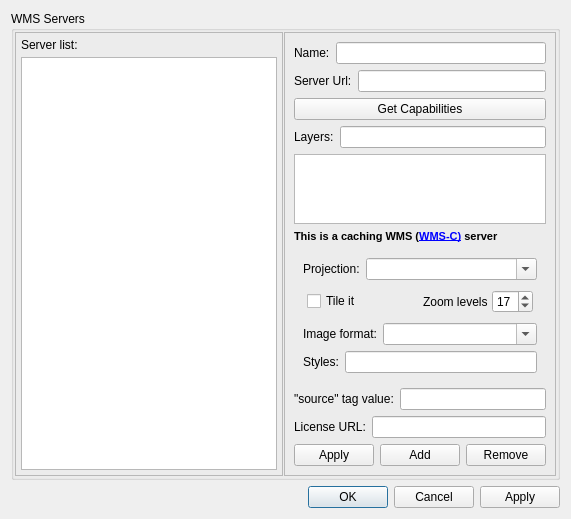
<?xml version="1.0" encoding="UTF-8"?>
<ui version="4.0">
 <class>WMSPreferencesDialog</class>
 <widget class="QDialog" name="WMSPreferencesDialog">
  <property name="geometry">
   <rect>
    <x>0</x>
    <y>0</y>
    <width>550</width>
    <height>507</height>
   </rect>
  </property>
  <property name="windowTitle">
   <string>WMS servers setup</string>
  </property>
  <layout class="QVBoxLayout">
   <item>
    <widget class="QGroupBox" name="grpWmsServers">
     <property name="title">
      <string>WMS Servers</string>
     </property>
     <layout class="QHBoxLayout">
      <property name="spacing">
       <number>1</number>
      </property>
      <property name="margin">
       <number>1</number>
      </property>
      <item>
       <widget class="QFrame" name="frame_2">
        <property name="frameShape">
         <enum>QFrame::StyledPanel</enum>
        </property>
        <property name="frameShadow">
         <enum>QFrame::Raised</enum>
        </property>
        <layout class="QVBoxLayout">
         <property name="spacing">
          <number>5</number>
         </property>
         <property name="margin">
          <number>5</number>
         </property>
         <item>
          <widget class="QLabel" name="label_10">
           <property name="text">
            <string>Server list:</string>
           </property>
          </widget>
         </item>
         <item>
          <widget class="QListWidget" name="lvWmsServers">
           <property name="sizePolicy">
            <sizepolicy hsizetype="Minimum" vsizetype="Expanding">
             <horstretch>0</horstretch>
             <verstretch>0</verstretch>
            </sizepolicy>
           </property>
          </widget>
         </item>
        </layout>
       </widget>
      </item>
      <item>
       <widget class="QFrame" name="frame">
        <property name="frameShape">
         <enum>QFrame::StyledPanel</enum>
        </property>
        <property name="frameShadow">
         <enum>QFrame::Raised</enum>
        </property>
        <layout class="QVBoxLayout" name="verticalLayout_2">
         <item>
          <layout class="QHBoxLayout" name="horizontalLayout_3">
           <item>
            <widget class="QLabel" name="label_11">
             <property name="text">
              <string>Name:</string>
             </property>
            </widget>
           </item>
           <item>
            <widget class="QLineEdit" name="edWmsName">
             <property name="minimumSize">
              <size>
               <width>100</width>
               <height>0</height>
              </size>
             </property>
            </widget>
           </item>
          </layout>
         </item>
         <item>
          <layout class="QHBoxLayout" name="horizontalLayout_4">
           <item>
            <widget class="QLabel" name="label_5">
             <property name="text">
              <string>Server Url:</string>
             </property>
            </widget>
           </item>
           <item>
            <widget class="QLineEdit" name="edWmsUrl"/>
           </item>
          </layout>
         </item>
         <item>
          <widget class="QPushButton" name="btShowCapabilities">
           <property name="text">
            <string>Get Capabilities</string>
           </property>
          </widget>
         </item>
         <item>
          <layout class="QHBoxLayout" name="horizontalLayout_5">
           <item>
            <widget class="QLabel" name="label_7">
             <property name="text">
              <string>Layers:</string>
             </property>
            </widget>
           </item>
           <item>
            <widget class="QLineEdit" name="edWmsLayers"/>
           </item>
          </layout>
         </item>
         <item>
          <widget class="QTreeWidget" name="tvWmsLayers">
           <property name="headerHidden">
            <bool>true</bool>
           </property>
           <column>
            <property name="text">
             <string>1</string>
            </property>
           </column>
          </widget>
         </item>
         <item>
          <widget class="QLabel" name="lblWMSC">
           <property name="text">
            <string>&lt;!DOCTYPE HTML PUBLIC &quot;-//W3C//DTD HTML 4.0//EN&quot; &quot;http://www.w3.org/TR/REC-html40/strict.dtd&quot;&gt;
&lt;html&gt;&lt;head&gt;&lt;meta name=&quot;qrichtext&quot; content=&quot;1&quot; /&gt;&lt;style type=&quot;text/css&quot;&gt;
p, li { white-space: pre-wrap; }
&lt;/style&gt;&lt;/head&gt;&lt;body style=&quot; font-family:'MS Shell Dlg 2'; font-size:8.25pt; font-weight:400; font-style:normal;&quot;&gt;
&lt;p style=&quot; margin-top:0px; margin-bottom:0px; margin-left:0px; margin-right:0px; -qt-block-indent:0; text-indent:0px;&quot;&gt;&lt;span style=&quot; font-weight:600;&quot;&gt;This is a caching WMS (&lt;/span&gt;&lt;a href=&quot;http://wiki.openstreetmap.org/wiki/Merkaartor/Documentation#WMS-C_Servers&quot;&gt;&lt;span style=&quot; font-weight:600; text-decoration: underline; color:#0000ff;&quot;&gt;WMS-C)&lt;/span&gt;&lt;/a&gt;&lt;span style=&quot; font-weight:600;&quot;&gt; server&lt;/span&gt;&lt;/p&gt;&lt;/body&gt;&lt;/html&gt;</string>
           </property>
           <property name="openExternalLinks">
            <bool>true</bool>
           </property>
          </widget>
         </item>
         <item>
          <widget class="QFrame" name="frWmsSettings">
           <layout class="QVBoxLayout" name="verticalLayout">
            <item>
             <layout class="QHBoxLayout" name="horizontalLayout_6">
              <item>
               <widget class="QLabel" name="label_8">
                <property name="text">
                 <string>Projection:</string>
                </property>
               </widget>
              </item>
              <item>
               <widget class="QComboBox" name="cbWmsProj">
                <property name="sizePolicy">
                 <sizepolicy hsizetype="MinimumExpanding" vsizetype="Fixed">
                  <horstretch>0</horstretch>
                  <verstretch>0</verstretch>
                 </sizepolicy>
                </property>
                <property name="editable">
                 <bool>true</bool>
                </property>
               </widget>
              </item>
             </layout>
            </item>
            <item>
             <widget class="QWidget" name="frTileIt" native="true">
              <layout class="QHBoxLayout" name="horizontalLayout_2">
               <property name="spacing">
                <number>4</number>
               </property>
               <property name="margin">
                <number>4</number>
               </property>
               <item>
                <widget class="QCheckBox" name="cbTileIt">
                 <property name="text">
                  <string>Tile it</string>
                 </property>
                </widget>
               </item>
               <item>
                <spacer name="horizontalSpacer">
                 <property name="orientation">
                  <enum>Qt::Horizontal</enum>
                 </property>
                 <property name="sizeHint" stdset="0">
                  <size>
                   <width>40</width>
                   <height>20</height>
                  </size>
                 </property>
                </spacer>
               </item>
               <item>
                <widget class="QLabel" name="label_2">
                 <property name="text">
                  <string>Zoom levels</string>
                 </property>
                </widget>
               </item>
               <item>
                <widget class="QSpinBox" name="sbZoomLevels">
                 <property name="maximum">
                  <number>99</number>
                 </property>
                 <property name="value">
                  <number>17</number>
                 </property>
                </widget>
               </item>
              </layout>
              <zorder>cbTileIt</zorder>
              <zorder>horizontalSpacer</zorder>
              <zorder>label_2</zorder>
              <zorder>sbZoomLevels</zorder>
             </widget>
            </item>
            <item>
             <layout class="QHBoxLayout" name="horizontalLayout_7">
              <item>
               <widget class="QLabel" name="label">
                <property name="text">
                 <string>Image format:</string>
                </property>
               </widget>
              </item>
              <item>
               <widget class="QComboBox" name="cbWmsImgFormat">
                <property name="sizePolicy">
                 <sizepolicy hsizetype="MinimumExpanding" vsizetype="Fixed">
                  <horstretch>0</horstretch>
                  <verstretch>0</verstretch>
                 </sizepolicy>
                </property>
                <property name="editable">
                 <bool>true</bool>
                </property>
               </widget>
              </item>
             </layout>
            </item>
            <item>
             <layout class="QHBoxLayout" name="horizontalLayout_8">
              <item>
               <widget class="QLabel" name="label_9">
                <property name="text">
                 <string>Styles:</string>
                </property>
               </widget>
              </item>
              <item>
               <widget class="QLineEdit" name="edWmsStyles"/>
              </item>
             </layout>
            </item>
           </layout>
          </widget>
         </item>
         <item>
          <layout class="QHBoxLayout" name="horizontalLayout_9">
           <item>
            <widget class="QLabel" name="label_3">
             <property name="text">
              <string>&quot;source&quot; tag value:</string>
             </property>
            </widget>
           </item>
           <item>
            <widget class="QLineEdit" name="edSourceTag"/>
           </item>
          </layout>
         </item>
         <item>
          <layout class="QHBoxLayout" name="horizontalLayout_10">
           <item>
            <widget class="QLabel" name="label_4">
             <property name="text">
              <string>License URL:</string>
             </property>
            </widget>
           </item>
           <item>
            <widget class="QLineEdit" name="edLicenseUrl"/>
           </item>
          </layout>
         </item>
         <item>
          <spacer>
           <property name="orientation">
            <enum>Qt::Vertical</enum>
           </property>
           <property name="sizeHint" stdset="0">
            <size>
             <width>20</width>
             <height>1</height>
            </size>
           </property>
          </spacer>
         </item>
         <item>
          <layout class="QHBoxLayout" name="horizontalLayout">
           <item>
            <widget class="QPushButton" name="btApplyWmsServer">
             <property name="text">
              <string>Apply</string>
             </property>
            </widget>
           </item>
           <item>
            <widget class="QPushButton" name="btAddWmsServer">
             <property name="text">
              <string>Add</string>
             </property>
            </widget>
           </item>
           <item>
            <widget class="QPushButton" name="btDelWmsServer">
             <property name="text">
              <string>Remove</string>
             </property>
            </widget>
           </item>
          </layout>
         </item>
        </layout>
       </widget>
      </item>
     </layout>
    </widget>
   </item>
   <item>
    <widget class="QDialogButtonBox" name="buttonBox">
     <property name="orientation">
      <enum>Qt::Horizontal</enum>
     </property>
     <property name="standardButtons">
      <set>QDialogButtonBox::Apply|QDialogButtonBox::Cancel|QDialogButtonBox::Ok</set>
     </property>
    </widget>
   </item>
  </layout>
 </widget>
 <resources/>
 <connections>
  <connection>
   <sender>buttonBox</sender>
   <signal>accepted()</signal>
   <receiver>WMSPreferencesDialog</receiver>
   <slot>accept()</slot>
   <hints>
    <hint type="sourcelabel">
     <x>248</x>
     <y>254</y>
    </hint>
    <hint type="destinationlabel">
     <x>157</x>
     <y>274</y>
    </hint>
   </hints>
  </connection>
  <connection>
   <sender>buttonBox</sender>
   <signal>rejected()</signal>
   <receiver>WMSPreferencesDialog</receiver>
   <slot>reject()</slot>
   <hints>
    <hint type="sourcelabel">
     <x>316</x>
     <y>260</y>
    </hint>
    <hint type="destinationlabel">
     <x>286</x>
     <y>274</y>
    </hint>
   </hints>
  </connection>
 </connections>
</ui>
